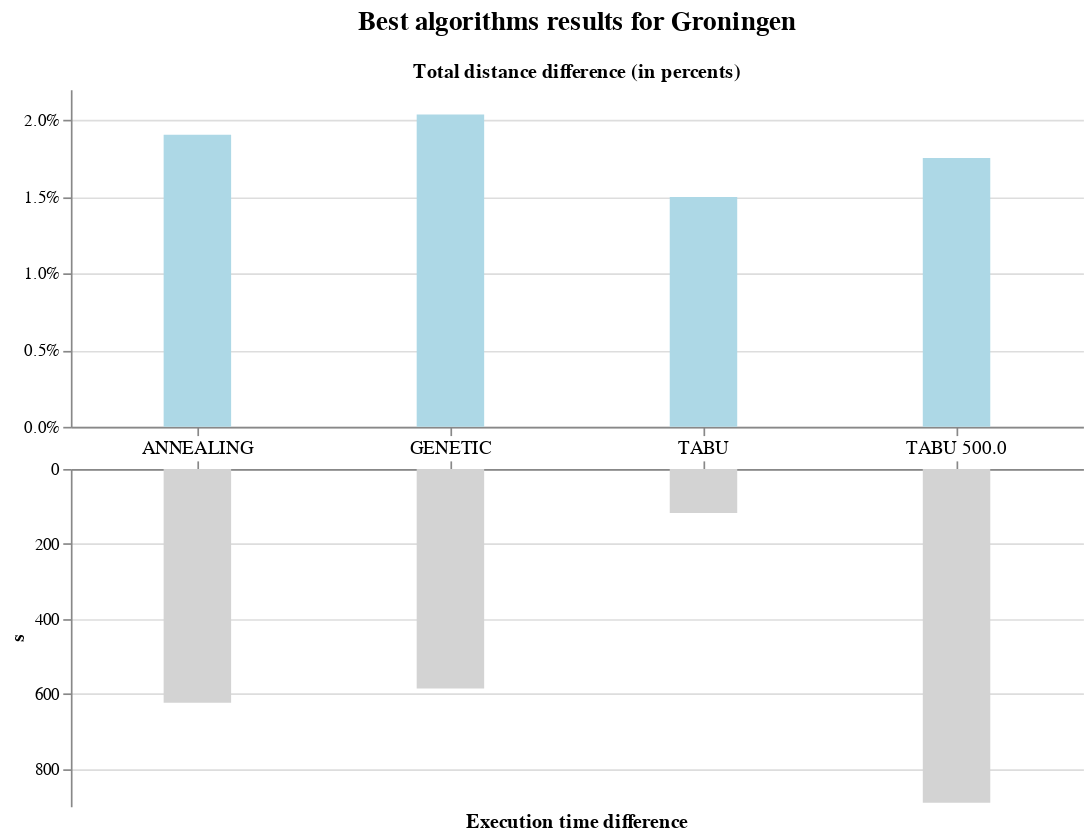

Notebook code for this chart:
### Code cell
def create_diff_plot(df, title="", width=600, height=400):

    header = alt.TitleParams(
        text=title,
        fontSize=16,
        subtitleFontSize=12,
        anchor="middle",
        subtitlePadding=5
    )

    header_plot = alt.Chart(title=header).mark_text().properties(width=width, height=0)


    tooltip = [
        alt.Tooltip("heuristic", title="Heuristic"),
        alt.Tooltip("search", title="Search"),
        alt.Tooltip("base_solution", title="Base solution"),
        alt.Tooltip("iterations", title="Iterations"),
        alt.Tooltip("TotalDistance", title="Total distance"),
        alt.Tooltip("execution_time", title="Execution time"),
        alt.Tooltip("population_size", title="Population size"),
        alt.Tooltip("mutation_probability", title="Mutation probability"),
        alt.Tooltip("temp_coef", title="Temp coef"),
        alt.Tooltip("tabu_queue_coef", title="Queue coef")
    ]

    top_title = alt.TitleParams(
        text="Total distance difference (in percents)",
        fontSize=12,
    )
    
    new_data = df
    new_data["diff"] = (new_data["TotalDistance"].max() - new_data["TotalDistance"]) / new_data["TotalDistance"].max()
    new_data["diff_time"] = new_data["execution_time"] - new_data["execution_time"].min()
    new_data = new_data[new_data["TotalDistance"] != new_data["TotalDistance"].max()]

    top = alt.Chart(new_data, title=top_title).mark_bar(size=40).encode(
        x=alt.X("Name", axis=alt.Axis(title="", labelFontSize=0)),
        y=alt.Y("diff", title="", axis=alt.Axis(format='%')),
        color=alt.value("lightblue"),
        tooltip=tooltip,
    ).properties(width=width, height=height//2)


    middle =  alt.Chart(new_data).encode(
        x=alt.X("Name", axis=None),
        text=alt.Text("Name"),
    ).mark_text().properties(width=width, height=10)


    bottom_title = alt.TitleParams(
        text="Execution time difference",
        fontSize=12,
        orient="bottom"
    )

    bottom = alt.Chart(new_data, title=bottom_title).mark_bar(size=40).encode(
        x=alt.X("Name", axis=alt.Axis(orient="top", title="", labelFontSize=0)),
        y=alt.Y("execution_time", title="s", scale=alt.Scale(reverse=True)),
        color=alt.value("lightgray"),
        tooltip=tooltip,
    ).properties(width=width, height=height//2)

    return alt.vconcat(header_plot, top, middle, bottom, spacing=0).configure_view(strokeWidth=0)

create_diff_plot(
    df_groningen,
    title="Best algorithms results for Groningen",
    width=600,
    height=400
)

### Figure 1 — Vega-Lite specification as saved in the notebook (floating-point values rounded to 4 significant figures)
{"config": {"view": {"continuousWidth": 400, "continuousHeight": 300, "strokeWidth": 0}}, "vconcat": [{"data": {"name": "empty"}, "mark": "text", "height": 0, "title": {"text": "Best algorithms results for Groningen", "anchor": "middle", "fontSize": 16, "subtitleFontSize": 12, "subtitlePadding": 5}, "width": 600}, {"data": {"name": "data-8dddd3a00dcc9898003545b76cbd402f"}, "mark": {"type": "bar", "size": 40}, "encoding": {"color": {"value": "lightblue"}, "tooltip": [{"field": "heuristic", "title": "Heuristic", "type": "nominal"}, {"field": "search", "title": "Search", "type": "nominal"}, {"field": "base_solution", "title": "Base solution", "type": "nominal"}, {"field": "iterations", "title": "Iterations", "type": "quantitative"}, {"field": "TotalDistance", "title": "Total distance", "type": "quantitative"}, {"field": "execution_time", "title": "Execution time", "type": "quantitative"}, {"field": "population_size", "title": "Population size", "type": "quantitative"}, {"field": "mutation_probability", "title": "Mutation probability", "type": "quantitative"}, {"field": "temp_coef", "title": "Temp coef", "type": "quantitative"}, {"field": "tabu_queue_coef", "title": "Queue coef", "type": "quantitative"}], "x": {"axis": {"labelFontSize": 0, "title": ""}, "field": "Name", "type": "nominal"}, "y": {"axis": {"format": "%"}, "field": "diff", "title": "", "type": "quantitative"}}, "height": 200, "title": {"text": "Total distance difference (in percents)", "fontSize": 12}, "width": 600}, {"data": {"name": "data-8dddd3a00dcc9898003545b76cbd402f"}, "mark": "text", "encoding": {"text": {"field": "Name", "type": "nominal"}, "x": {"axis": null, "field": "Name", "type": "nominal"}}, "height": 10, "width": 600}, {"data": {"name": "data-8dddd3a00dcc9898003545b76cbd402f"}, "mark": {"type": "bar", "size": 40}, "encoding": {"color": {"value": "lightgray"}, "tooltip": [{"field": "heuristic", "title": "Heuristic", "type": "nominal"}, {"field": "search", "title": "Search", "type": "nominal"}, {"field": "base_solution", "title": "Base solution", "type": "nominal"}, {"field": "iterations", "title": "Iterations", "type": "quantitative"}, {"field": "TotalDistance", "title": "Total distance", "type": "quantitative"}, {"field": "execution_time", "title": "Execution time", "type": "quantitative"}, {"field": "population_size", "title": "Population size", "type": "quantitative"}, {"field": "mutation_probability", "title": "Mutation probability", "type": "quantitative"}, {"field": "temp_coef", "title": "Temp coef", "type": "quantitative"}, {"field": "tabu_queue_coef", "title": "Queue coef", "type": "quantitative"}], "x": {"axis": {"labelFontSize": 0, "orient": "top", "title": ""}, "field": "Name", "type": "nominal"}, "y": {"field": "execution_time", "scale": {"reverse": true}, "title": "s", "type": "quantitative"}}, "height": 200, "title": {"text": "Execution time difference", "fontSize": 12, "orient": "bottom"}, "width": 600}], "spacing": 0, "$schema": "https://vega.github.io/schema/vega-lite/v4.17.0.json", "datasets": {"empty": [{}], "data-8dddd3a00dcc9898003545b76cbd402f": [{"base_solution": "SIMPLE_GREEDY", "heuristic": "ANY_MOVE_EXPORTATION", "search": "TABU", "iterations": 500.0, "temp_coef": null, "population_size": null, "mutation_probability": null, "tabu_queue_coef": 0.3, "swap_any_to_generate": 500.0, "TotalDistance": 1400.0, "TotalTime": 15.68, "UnusedTrucksCount": 0, "OrphansCount": 0, "execution_time": 890.6, "TotalFuel": 349.9, "TrucksCount": 10, "Name": "TABU 500.0", "diff": 0.01753, "diff_time": 846.6}, {"base_solution": "SIMPLE_GREEDY", "heuristic": "ANY_MOVE_EXPORTATION", "search": "TABU", "iterations": 500.0, "temp_coef": null, "population_size": null, "mutation_probability": null, "tabu_queue_coef": 0.3, "swap_any_to_generate": null, "TotalDistance": 1403.0, "TotalTime": 15.7, "UnusedTrucksCount": 0, "OrphansCount": 0, "execution_time": 117.4, "TotalFuel": 350.8, "TrucksCount": 10, "Name": "TABU ", "diff": 0.01498, "diff_time": 73.39}, {"base_solution": "SIMPLE_GREEDY", "heuristic": "ANY_MOVE_EXPORTATION_FIXED2", "search": "GENETIC", "iterations": 500.0, "temp_coef": null, "population_size": 10.0, "mutation_probability": 0.1, "tabu_queue_coef": null, "swap_any_to_generate": null, "TotalDistance": 1396.0, "TotalTime": 15.71, "UnusedTrucksCount": 0, "OrphansCount": 0, "execution_time": 585.3, "TotalFuel": 348.9, "TrucksCount": 10, "Name": "GENETIC ", "diff": 0.02037, "diff_time": 541.2}, {"base_solution": "SIMPLE_GREEDY", "heuristic": "ANY_MOVE_EXPORTATION", "search": "ANNEALING", "iterations": 5000.0, "temp_coef": 1e-05, "population_size": null, "mutation_probability": null, "tabu_queue_coef": null, "swap_any_to_generate": null, "TotalDistance": 1397.0, "TotalTime": 15.66, "UnusedTrucksCount": 0, "OrphansCount": 0, "execution_time": 623.6, "TotalFuel": 349.3, "TrucksCount": 10, "Name": "ANNEALING ", "diff": 0.01904, "diff_time": 579.5}]}}
